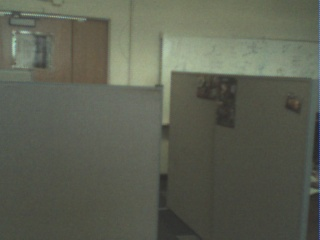
#> input picture webcam/img/rgbFrame.jpg, 320 x 240 px
$ python binImage.py   (Python 2 division)   (older library calls are emulated)
#> lines starting #> are read from the running program, lines starting #| are printed output that depends on the picture; after the words box and inside, x2 and y2 are one past the last pixel; in counts of white or black regions, pixels touching at a corner belong together
'''
Created on May 20, 2013
Binarizes an image based on threshold "t"
20May 2013
@author: Carlos
'''
import cv2

# binarization threshold
thresh = 1
#load image in grayscale
gray = cv2.imread("../img/rgbFrame.jpg", cv2.CV_LOAD_IMAGE_GRAYSCALE)
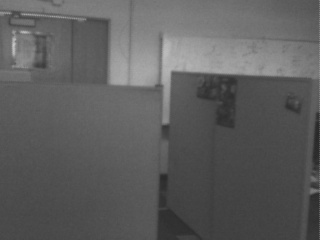
#> gray: shape (240, 320); min 38, max 201, mean 93.7
# convert grayscale to binary using the outo thresh method "Otsu""
(thresh, bwauto) = cv2.threshold(gray,128, 255, cv2.THRESH_BINARY | cv2.THRESH_OTSU)
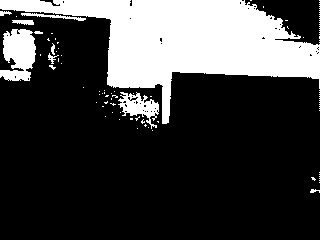
#> bwauto: shape (240, 320); 24.9% white; 95 white regions (85 under 20 px), largest, box (x1, y1, x2, y2) and area: (0, 0, 320, 124) 16449, (0, 29, 36, 81) 1362, (118, 92, 159, 129) 675
#> thresh = 106

# Manual thresholding
threshold = 127
bwmanual = cv2.threshold(gray, threshold, 255, cv2.THRESH_BINARY)[1]
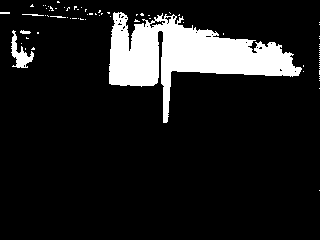
#> bwmanual: shape (240, 320); 11.8% white; 76 white regions (70 under 20 px), largest, box (x1, y1, x2, y2) and area: (109, 12, 302, 123) 8477, (11, 30, 34, 68) 342, (20, 30, 31, 34) 31, (22, 14, 44, 16) 28, (50, 16, 66, 18) 21, (0, 12, 10, 14) 20

# apply some morphological filters to clean the mask


# print message:
print "press spacebar to save the binarized images"
#display
# cv2.imshow("input image", )
cv2.imshow("grayscaled image",gray)
cv2.imshow("auto binarized", bwauto)
cv2.imshow("manual binarized", bwmanual)
cv2.waitKey(0)
k = cv2.waitKey(10)
#> (key Esc is pressed here)
# save image
if k == ord(" "): #spacebar
    print "saving images"
    cv2.imwrite("../img/grayscale.jpg", gray)
    cv2.imwrite("../img/manualBinarized.jpg", bwmanual)
    cv2.imwrite("../img/autoBinarized.jpg", bwauto)
cv2.destroyAllWindows()

$ run again, with webcam/img/screenshoot_0.png saved as webcam/img/rgbFrame.jpg
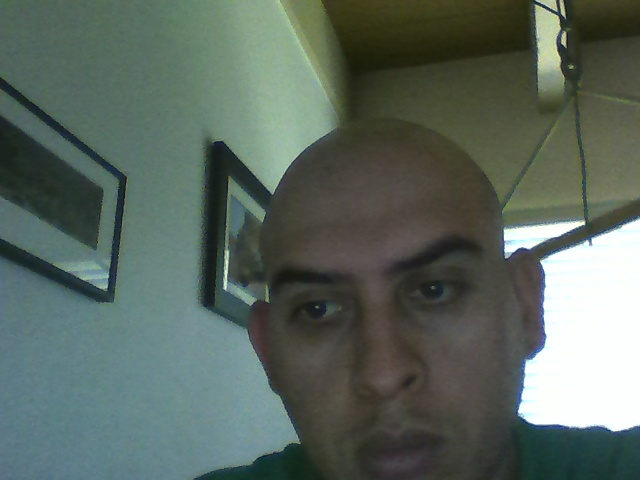
#> input picture webcam/img/screenshoot_0.png, 640 x 480 px
#> `(thresh, bwauto) = cv2.threshold(gray,128, 255, cv2.THRESH_BINARY | cv..`:
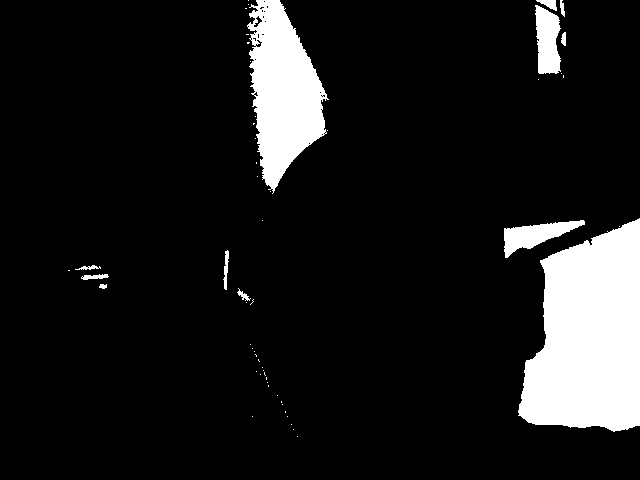
#> bwauto: shape (480, 640); 10.5% white; 55 white regions (43 under 20 px), largest, box (x1, y1, x2, y2) and area: (518, 218, 640, 432) 19566, (247, 0, 329, 194) 9324, (504, 220, 585, 258) 1365
#> thresh = 153
#> `bwmanual = cv2.threshold(gray, threshold, 255, cv2.THRESH_BINARY)[1]`:
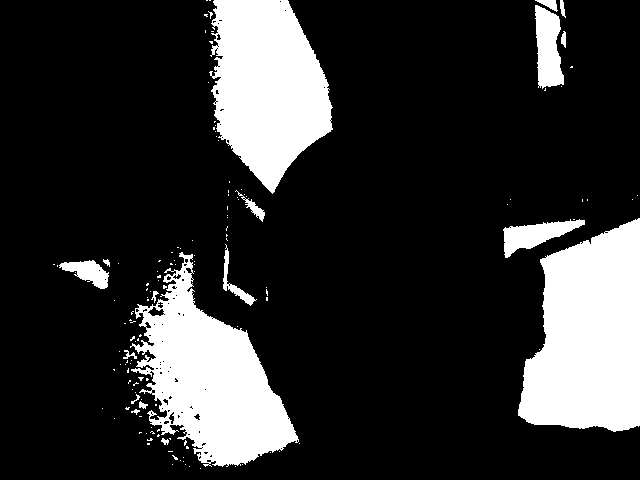
#> bwmanual: shape (480, 640); 19.2% white; 140 white regions (122 under 20 px), largest, box (x1, y1, x2, y2) and area: (518, 218, 640, 432) 19730, (130, 252, 299, 467) 17380, (209, 0, 333, 194) 16463
